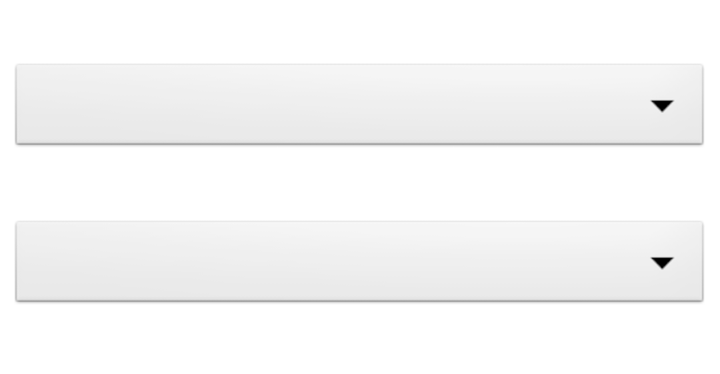
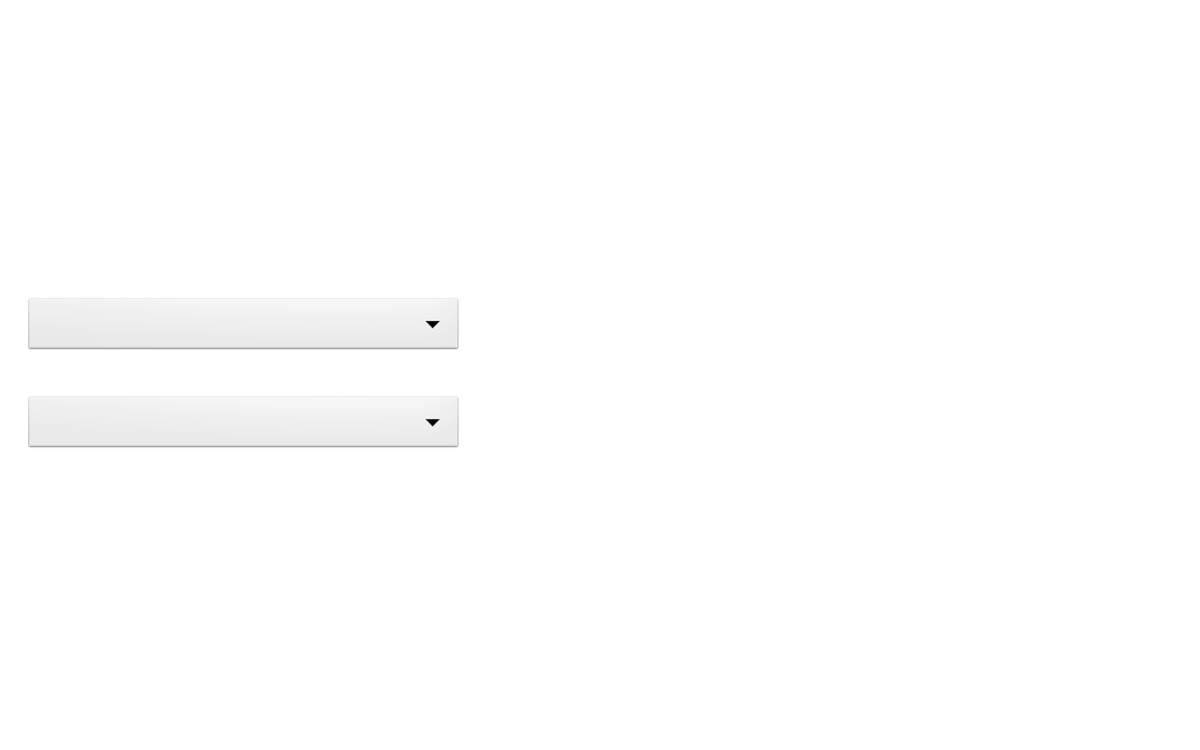

First picture: res/layout/ on a phone held upright. Second picture: the repository's own variant of that layout, on a device whose configuration matches the variant's folder. Source for both follows.
<!-- AndroidManifest.xml: application theme Theme.Vehicle -->
<!-- res/layout/vehicle_list.xml -->
<?xml version="1.0" encoding="utf-8"?>
<androidx.constraintlayout.widget.ConstraintLayout xmlns:android="http://schemas.android.com/apk/res/android"
    xmlns:app="http://schemas.android.com/apk/res-auto"
    android:layout_width="match_parent"
    android:layout_height="wrap_content"
    android:layout_gravity="center_vertical">

    <ScrollView
        android:id="@+id/scrollView1"
        android:layout_width="match_parent"
        android:layout_height="wrap_content"
        android:layout_alignParentLeft="true"
        android:layout_alignParentTop="true"
        android:layout_alignParentRight="true"
        android:layout_alignParentBottom="true"
        app:layout_constraintEnd_toEndOf="parent"
        app:layout_constraintStart_toStartOf="parent"
        app:layout_constraintTop_toTopOf="parent"
        android:layout_gravity="center_horizontal"
        >

        <FrameLayout
            android:id="@+id/frameLayout"
            android:layout_width="match_parent"
            android:layout_height="match_parent"
            app:layout_behavior="@string/appbar_scrolling_view_behavior">

            <include layout="@layout/vehicle_left_layout" />
        </FrameLayout>
    </ScrollView>
</androidx.constraintlayout.widget.ConstraintLayout>
<!-- res/layout/vehicle_left_layout.xml (included above) -->
<?xml version="1.0" encoding="utf-8"?>
<androidx.constraintlayout.widget.ConstraintLayout xmlns:android="http://schemas.android.com/apk/res/android"
    xmlns:app="http://schemas.android.com/apk/res-auto"
    xmlns:tools="http://schemas.android.com/tools"
    android:layout_width="match_parent"
    android:layout_height="wrap_content"
    android:layout_gravity="center_vertical">

    <Spinner
        android:id="@+id/spinnerMake"
        android:layout_width="350dp"
        android:layout_height="wrap_content"
        android:layout_marginStart="20dp"
        android:layout_marginTop="30dp"
        android:layout_marginEnd="20dp"
        android:background="@android:drawable/btn_dropdown"
        app:layout_constraintEnd_toEndOf="parent"
        app:layout_constraintStart_toStartOf="parent"
        app:layout_constraintTop_toTopOf="parent" />

    <Spinner
        android:id="@+id/spinnerModel"
        android:layout_width="350dp"
        android:layout_height="wrap_content"
        android:layout_marginStart="20dp"
        android:layout_marginTop="30dp"
        android:layout_marginEnd="20dp"
        android:background="@android:drawable/btn_dropdown"
        app:layout_constraintEnd_toEndOf="parent"
        app:layout_constraintStart_toStartOf="parent"
        app:layout_constraintTop_toBottomOf="@+id/spinnerMake" />

    <androidx.recyclerview.widget.RecyclerView
        android:id="@+id/vehicle_list"
        android:layout_width="350dp"
        android:layout_height="wrap_content"
        android:layout_marginStart="20dp"
        android:layout_marginTop="30dp"
        android:layout_marginEnd="20dp"
        app:layoutManager="LinearLayoutManager"
        app:layout_constraintEnd_toEndOf="parent"
        app:layout_constraintStart_toStartOf="parent"
        app:layout_constraintTop_toBottomOf="@+id/spinnerModel"
        tools:listitem="@layout/vehicle_list_content" />
</androidx.constraintlayout.widget.ConstraintLayout>
<!-- resources referenced by this layout -->
<resources>

</resources>
<!-- res/layout-w900dp/vehicle_list.xml (the repository's variant of the layout above) -->
<!-- drawn on a 7-inch tablet turned sideways -->
<?xml version="1.0" encoding="utf-8"?>
<LinearLayout xmlns:android="http://schemas.android.com/apk/res/android"
    android:layout_width="match_parent"
    android:layout_height="match_parent"
    android:layout_marginEnd="@dimen/standard_margin"
    android:layout_marginRight="@dimen/standard_margin"
    android:baselineAligned="false"
    android:divider="?android:attr/dividerHorizontal"
    android:orientation="horizontal"
    android:showDividers="middle">

    <FrameLayout
        android:id="@+id/leftLayoutContainer"
        android:layout_width="wrap_content"
        android:layout_height="match_parent">
        android:layout_weight="1"

        <include layout="@layout/vehicle_left_layout" />
    </FrameLayout>

    <FrameLayout
        android:id="@+id/vehicle_detail_container"
        android:layout_width="match_parent"
        android:layout_height="match_parent">
        android:layout_weight="1"

    </FrameLayout>

</LinearLayout>
